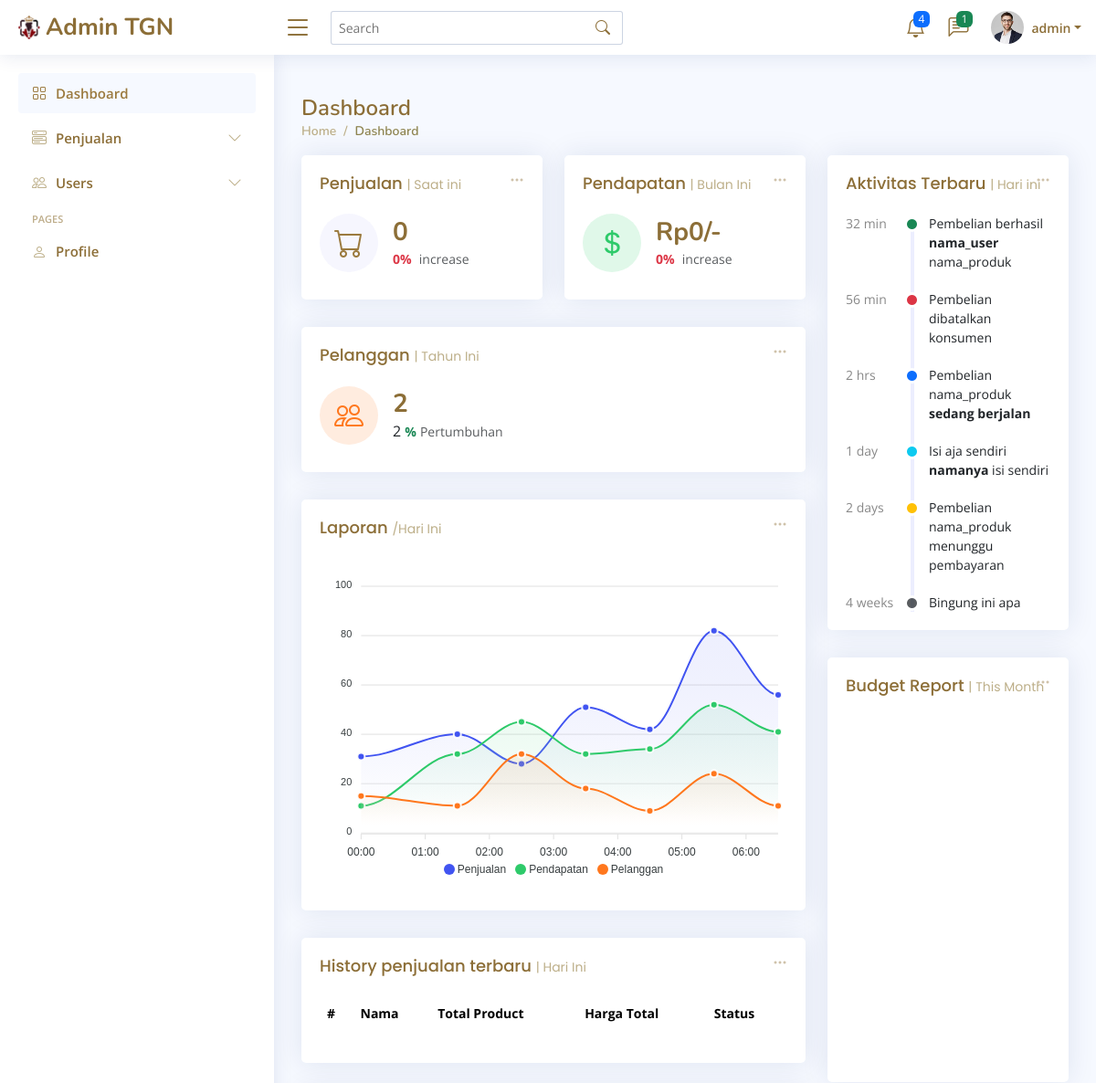
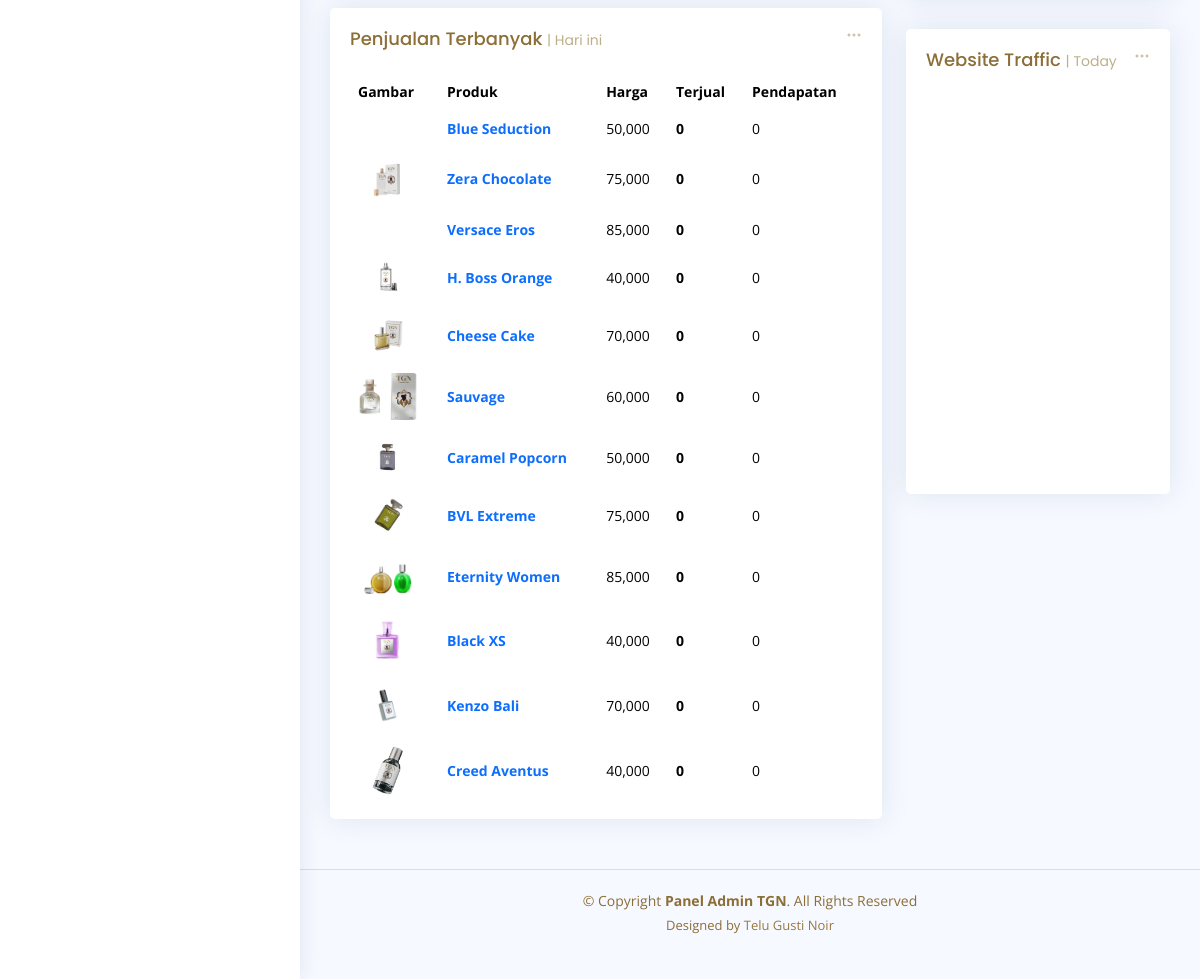
/Admin/index.php (signed in), run on an earlier commit of the app's database (2 pictures, top to bottom).
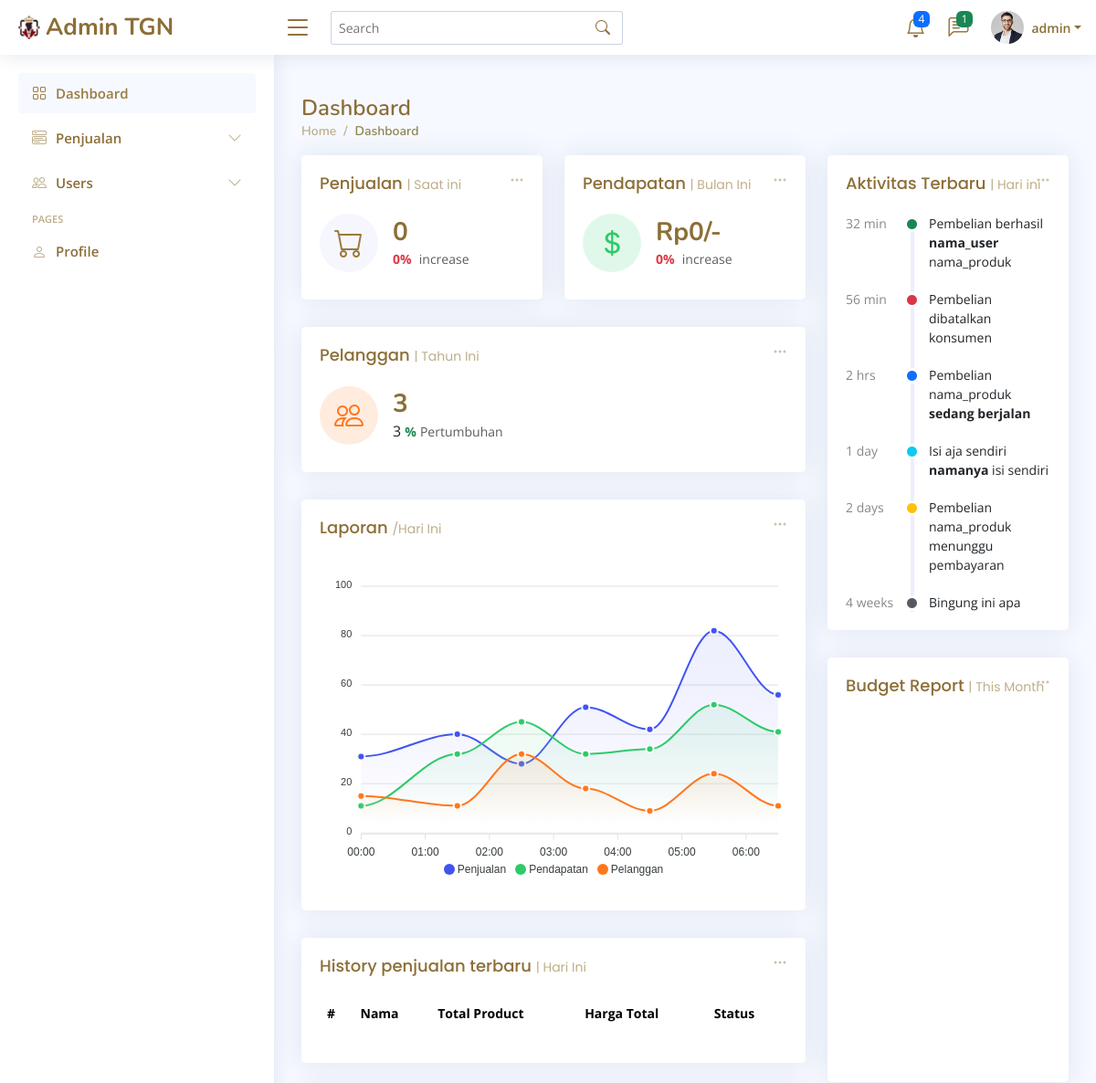
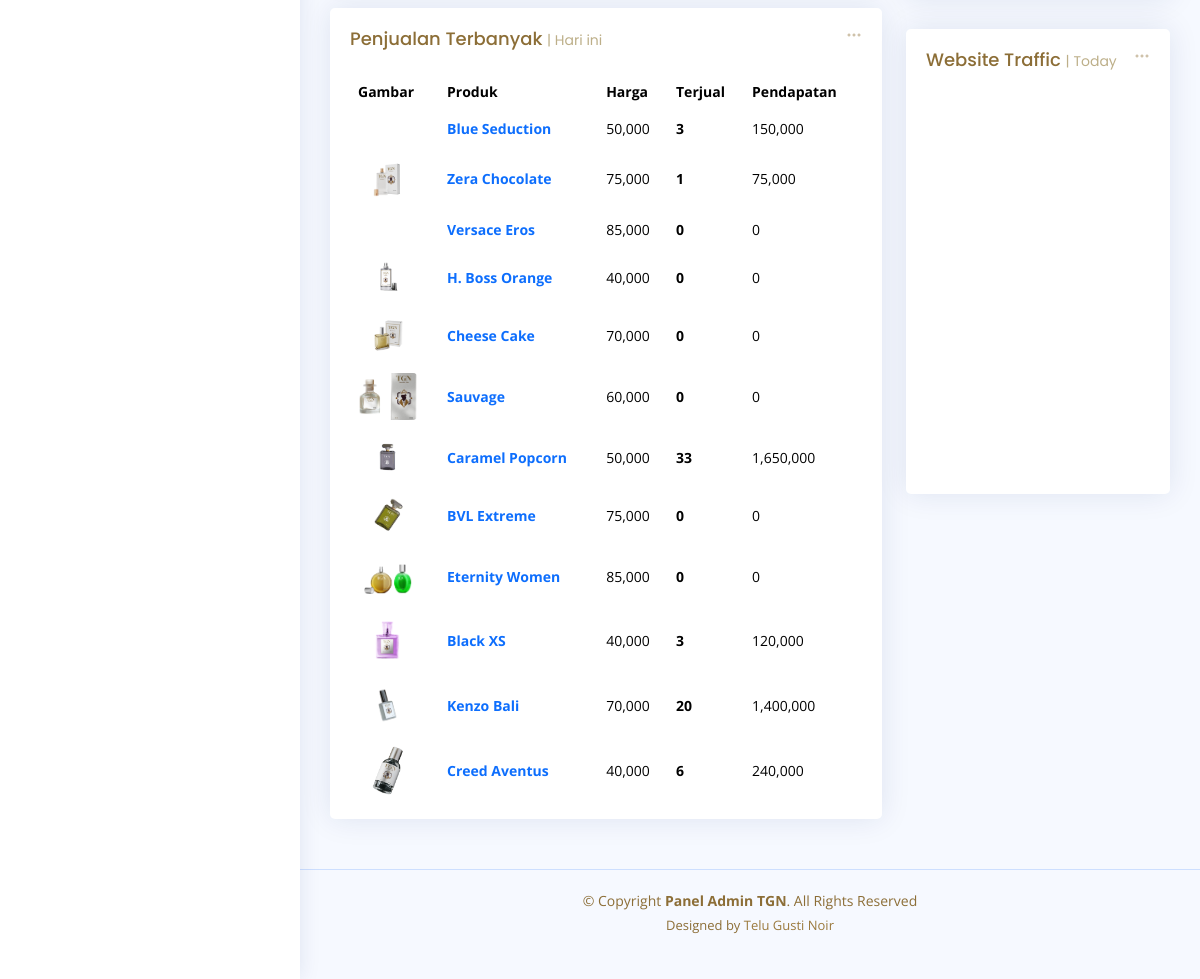
And on a later commit of the database (2 pictures, top to bottom).
### tables this page shows
CREATE TABLE `users` (
  `id` int(100) NOT NULL,
  `username` varchar(20) NOT NULL,
  `fullname` varchar(64) NOT NULL,
  `email` varchar(50) NOT NULL,
  `phone` varchar(18) NOT NULL,
  `status` varchar(20) NOT NULL,
  `password` varchar(50) NOT NULL,
  `level` varchar(20) NOT NULL,
  `about` text DEFAULT NULL,
  `job` varchar(20) DEFAULT NULL,
  `country` varchar(16) DEFAULT NULL,
  `address` varchar(255) DEFAULT NULL,
  `profile_image` varchar(255) DEFAULT NULL
);

CREATE TABLE `products` (
  `id` int(100) NOT NULL,
  `name` varchar(100) NOT NULL,
  `details` varchar(500) NOT NULL,
  `categories` varchar(50) NOT NULL,
  `ingredient` varchar(100) NOT NULL,
  `price` int(10) NOT NULL,
  `image` varchar(100) NOT NULL,
  `sold` int(11) NOT NULL
);

### Admin/index.php (the view, shortened to what the rows shown need)
<!DOCTYPE html>
<html lang="en">
<head>
  <link href="assets/vendor/bootstrap/css/bootstrap.min.css" rel="stylesheet">
  <link href="assets/vendor/bootstrap-icons/bootstrap-icons.css" rel="stylesheet">
  <link href="assets/vendor/boxicons/css/boxicons.min.css" rel="stylesheet">
  <link href="assets/vendor/quill/quill.snow.css" rel="stylesheet">
  <link href="assets/vendor/quill/quill.bubble.css" rel="stylesheet">
  <link href="assets/vendor/remixicon/remixicon.css" rel="stylesheet">
  <link href="assets/vendor/simple-datatables/style.css" rel="stylesheet">
  <link href="assets/css/style.css" rel="stylesheet">
</head>
<body>
  <?= include 'header.php' ?>
  <main id="main" class="main">
    <div class="pagetitle">
      <h1>Dashboard</h1>
    </div>
    <section class="section dashboard">
      <div class="row">
        <div class="col-lg-8">
            <div class="col-12">
              <div class="card recent-sales overflow-auto">
                <div class="card-body">
                <table class="table table-borderless datatable">
                  <thead>
                    <tr>
                      <th scope="col">#</th>
                      <th scope="col">Nama</th>
                      <th scope="col">Total Product</th>
                      <th scope="col">Harga Total</th>
                      <th scope="col">Status</th>
                    </tr>
                  </thead>
        </table>
              </div>
            </div>
          </div>
            <div class="col-12">
              <div class="card top-selling overflow-auto">
                <div class="card-body pb-0">
    <table class="table table-borderless">
        <thead>
            <tr>
                <th scope="col">Gambar</th>
                <th scope="col">Produk</th>
                <th scope="col">Harga</th>
                <th scope="col">Terjual</th>
                <th scope="col">Pendapatan</th>
            </tr>
        </thead>
        <tbody>
            <?php
            $select_products = $conn->query("SELECT * FROM products");
            while ($product = $select_products->fetch(PDO::FETCH_ASSOC)) {
                $image_location = "../assets/img/menu/{$product['image']}";
                $formatted_price = number_format($product['price']);
                $formatted_earnings = number_format($product['price'] * $product['sold']);
            ?>
                <tr>
                    <th scope="row"><a href="#"><img src="<?= $image_location; ?>" alt=""></a></th>
                    <td><a href="#" class="text-primary fw-bold"><?= $product['name']; ?></a></td>
                    <td><?= $formatted_price; ?></td>
                    <td class="fw-bold"><?= $product['sold']; ?></td>
                    <td><?= $formatted_earnings; ?></td>
                </tr>
            <?php }  ?>
        </tbody>
    </table>
</div>
              </div>
          </div>
        </div>
      </div>
    </section>
  </main>
</body>
</html>

### Admin/header.php (shortened to what the rows shown need)
<?php
include '../components/connect.php';
$user_id = $_SESSION['user_id'];
$select_user = $conn->prepare("SELECT * FROM `users` WHERE id = ?");
$select_user->execute([$user_id]);
$fetch_profile = null;
$select_profile = $conn->prepare("SELECT * FROM `users` WHERE id = ?");
$select_profile->execute([$user_id]);
if ($select_profile->rowCount() > 0) {
    $fetch_profile = $select_profile->fetch(PDO::FETCH_ASSOC);
}
?>
  <header id="header" class="header fixed-top d-flex align-items-center">
    <nav class="header-nav ms-auto">
      <ul class="d-flex align-items-center">
    <?php
        $select_messages = $conn->prepare("SELECT * FROM `messages`");
        $select_messages->execute();
    ?>
        <?php
        $select_messages->execute();
        $messages = $select_messages->fetchAll(PDO::FETCH_ASSOC);
    ?>
    <li class="nav-item dropdown pe-3">
    <a class="nav-link nav-profile d-flex align-items-center pe-0" href="#" data-bs-toggle="dropdown">
        <img src="assets/img/profile-img.jpg" alt="Profile" class="rounded-circle">
        <span class="d-none d-md-block dropdown-toggle ps-2"><?= $fetch_profile ? $fetch_profile['username'] : ''; ?></span>
      </a>
        </li>
      </ul>
</nav>
</header>

What changed in the data, as far as the page shows it:
changed products "Blue Seduction": sold "0" → "3"; formatted_earnings "0" → "150,000"
changed products "Zera Chocolate": sold "0" → "1"; formatted_earnings "0" → "75,000"
changed products "Caramel Popcorn": sold "0" → "33"; formatted_earnings "0" → "1,650,000"
changed products "Black XS": sold "0" → "3"; formatted_earnings "0" → "120,000"
changed products "Kenzo Bali": sold "0" → "20"; formatted_earnings "0" → "1,400,000"
changed products "Creed Aventus": sold "0" → "6"; formatted_earnings "0" → "240,000"
Also different on the page:
$consument_count: "2" → "3"
$total_users = $consument_count: "2" → "3"
